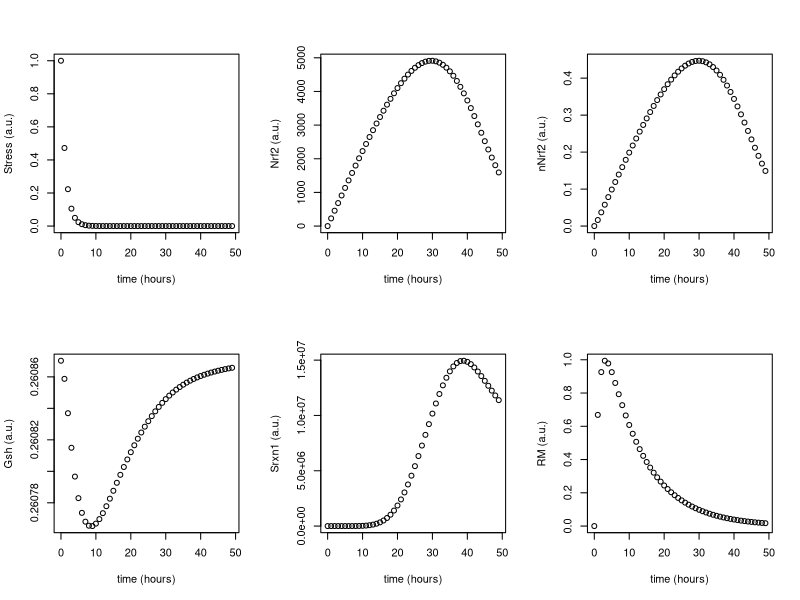

Reproduce this figure in R. (Note: this script raises an error after producing the figure.)
## LACDR model for oxidative stress response (OSR)
## Created by Isoude Kuijper and made available for BOO 2020
## Date: 06/04/2020
##
## This model contains 5 state variables, namely 
## - Nrf2 (Nrf2)
## - nuclear Nrf2 (nNrf2)
## - Gsh (Gsh)
## - Srxn1 (Srxn1)
## - reactive metabolites (RM)

# First load the deSolve package. If this gives an error, you probably need 
# to install it first with install.packages("deSolve")
library('deSolve')
library('dplyr')

### SECTION I: Build the model and assign the parameter values ###
# Function that defines the ddr model including the stress input function
osr <- function(t, inistate, parameters) {
  with(as.list(c(inistate, parameters)), {

    dS = -time_constant1 * S
    dNrf2 = exportNrf2 * nNrf2 - importNrf2 * Nrf2 + buildNrf2Base - (vMax * Nrf2) / (km * (1 + RM / kiRM) + Nrf2)
    dnNrf2 = importNrf2 * Nrf2 - exportNrf2 * nNrf2
    dGsh = buildGshBase + buildGsh * nNrf2**hill_Gsh / (K_Gsh**hill_Gsh + nNrf2**hill_Gsh) - conjFormToDegrGsh * conjForm * Gsh - conjForm * Gsh * RM
    dSrxn1 = buildSrxn1Base + buildSrxn1 * nNrf2**hill_Srxn1 / (K_Srxn1**hill_Srxn1 + nNrf2**hill_Srxn1)  - degradSrxn1 * Srxn1
    dRM = buildRM - conjForm * Gsh * RM - degradRM * RM + S
    
    list(c(dS, dNrf2, dnNrf2, dGsh, dSrxn1, dRM))
  })
}

# Make a function that defines the parameters and 
# runs the ddr model with those parameters
osrdose <- function(stress, tspan){
  if(1){
    pars.nostim = c(

      importNrf2 = 4.251955e-04,
      exportNrf2 = 4.672772e+00,
      buildNrf2Base = 2.297422e+02,
      vMax = 1.345040e+06, #base = 1.345040e+08, test1 = 1.345040e+05 test2 = 1.345040e+06
      km = 3.816342e+02,
      kiRM = 1.338881e-06,
      buildGshBase = 5.530482e-02,
      buildGsh = 1.063481e+00,
      hill_Gsh = 6.499604e+00,
      K_Gsh = 4.580483e+00,
      conjForm = 1.240263e-04,
      buildSrxn1Base = 9.996659e-09,
      buildSrxn1 = 3.405193e+06,
      hill_Srxn1 = 6.003976e+00,
      K_Srxn1 = 4.833310e-01,
      conjFormToDegrGsh = 1.709325e+03,
      buildRM = 3.386074e-07,
      degradSrxn1 = 3.687709e-02, #base = 3.687709e-08, training = 3.687709e-02
      degradRM = 9.137437e-02,
      
      time_constant1 = 0.75
    )
  }
  inistate = c(
    Nrf2 = 2.455416e-03,
    nNrf2 = 2.234288e-07,
    Gsh = 2.608704e-01,
    Srxn1 = 2.710805e-01,
    RM = 3.704403e-06
  )
  #
  tspan_pre <-  seq(0, 1000, by = 1)
  ic <-  ode(
    y = c(S = 0, inistate), # stress is equal to 0
    times = tspan_pre,
    func = osr,
    parms = pars.nostim
  )

  out <-  ode(
    y = c(S = stress, ic[nrow(ic),3:ncol(ic)]), # stress is equal to stresslevel
    times = tspan,
    func = osr,
    parms = pars.nostim
  )
  return(out)
}

### SECTION II: Run the ddr model ###

# Select the time span for which you want to run the model
tspan <-  seq(0, 49, by = 1)

# Run the model and save the simulation in variable 'xx'
xx <- osrdose(stress = 1, tspan) #train = 3, 3.25, 3.5, 3.75, 4 test1 = 3 test2 = 1

# Rescale the model simulation
Nrf2 <- data.frame(xx)$Nrf2
nNrf2 <- data.frame(xx)$nNrf2
Gsh <- data.frame(xx)$Gsh
Srxn1 <- data.frame(xx)$Srxn1
RM <- data.frame(xx)$RM

### SECTION III: Plot the output ###

par(mfrow=c(2,3))

plot(tspan, data.frame(xx)$S, xlab="time (hours)", ylab="Stress (a.u.)", ylim = c(0,1))
plot(tspan, Nrf2, xlab="time (hours)", ylab="Nrf2 (a.u.)")
plot(tspan, nNrf2, xlab="time (hours)", ylab="nNrf2 (a.u.)")
plot(tspan, Gsh, xlab="time (hours)", ylab="Gsh (a.u.)")
plot(tspan, Srxn1, xlab="time (hours)", ylab="Srxn1 (a.u.)")
plot(tspan, RM, xlab="time (hours)", ylab="RM (a.u.)")

Nrf2 %>% write.table(.,"E:/BFW/Master BPS/RP1/Neural Network/R - OSR model/Training set 2/Nrf2_test2.txt")
Srxn1 %>% write.table(.,"E:/BFW/Master BPS/RP1/Neural Network/R - OSR model/Training set 2/Srxn1_test2.txt")
